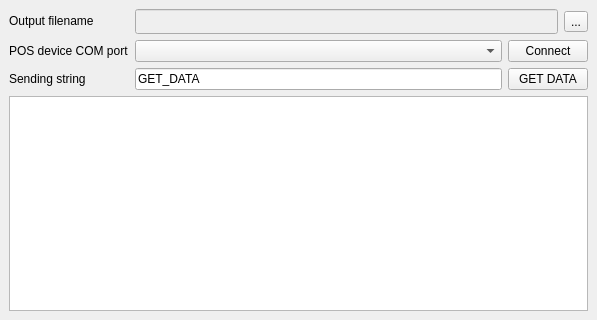
<?xml version="1.0" encoding="UTF-8"?>
<ui version="4.0">
 <class>ReciveDataWindow</class>
 <widget class="QMainWindow" name="ReciveDataWindow">
  <property name="geometry">
   <rect>
    <x>0</x>
    <y>0</y>
    <width>597</width>
    <height>320</height>
   </rect>
  </property>
  <property name="windowTitle">
   <string>Recive data tool</string>
  </property>
  <widget class="QWidget" name="centralwidget">
   <layout class="QVBoxLayout" name="verticalLayout">
    <item>
     <layout class="QFormLayout" name="formLayout">
      <item row="0" column="0">
       <widget class="QLabel" name="label_2">
        <property name="minimumSize">
         <size>
          <width>80</width>
          <height>0</height>
         </size>
        </property>
        <property name="text">
         <string>Output filename</string>
        </property>
       </widget>
      </item>
      <item row="0" column="1">
       <layout class="QHBoxLayout" name="horizontalLayout_2">
        <item>
         <widget class="QLineEdit" name="filename_line_edit">
          <property name="enabled">
           <bool>false</bool>
          </property>
          <property name="minimumSize">
           <size>
            <width>0</width>
            <height>25</height>
           </size>
          </property>
         </widget>
        </item>
        <item>
         <widget class="QToolButton" name="toolButton">
          <property name="text">
           <string>...</string>
          </property>
         </widget>
        </item>
       </layout>
      </item>
      <item row="1" column="0">
       <widget class="QLabel" name="label_3">
        <property name="text">
         <string>POS device COM port</string>
        </property>
       </widget>
      </item>
      <item row="1" column="1">
       <layout class="QHBoxLayout" name="horizontalLayout">
        <item>
         <widget class="QComboBox" name="comboBox"/>
        </item>
        <item>
         <widget class="QPushButton" name="pushButton">
          <property name="minimumSize">
           <size>
            <width>80</width>
            <height>0</height>
           </size>
          </property>
          <property name="maximumSize">
           <size>
            <width>80</width>
            <height>16777215</height>
           </size>
          </property>
          <property name="text">
           <string>Connect</string>
          </property>
         </widget>
        </item>
       </layout>
      </item>
      <item row="2" column="0">
       <widget class="QLabel" name="label">
        <property name="text">
         <string>Sending string</string>
        </property>
       </widget>
      </item>
      <item row="2" column="1">
       <layout class="QHBoxLayout" name="horizontalLayout_3">
        <item>
         <widget class="QLineEdit" name="lineEdit">
          <property name="text">
           <string>GET_DATA</string>
          </property>
         </widget>
        </item>
        <item>
         <widget class="QPushButton" name="pushButton_2">
          <property name="minimumSize">
           <size>
            <width>80</width>
            <height>0</height>
           </size>
          </property>
          <property name="maximumSize">
           <size>
            <width>80</width>
            <height>16777215</height>
           </size>
          </property>
          <property name="text">
           <string>GET DATA</string>
          </property>
         </widget>
        </item>
       </layout>
      </item>
     </layout>
    </item>
    <item>
     <widget class="QTextEdit" name="textEdit"/>
    </item>
   </layout>
  </widget>
 </widget>
 <resources/>
 <connections/>
</ui>
